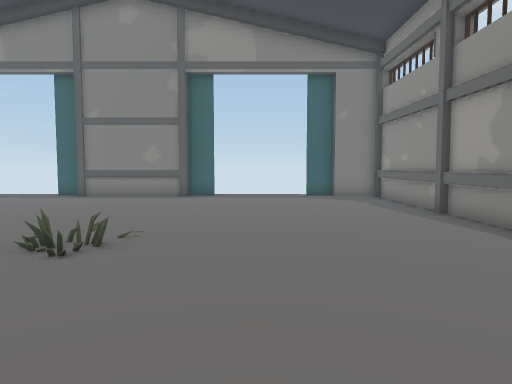
View 1 (above)

16 first-person views from a walk through a Unity game level. The camera is 1.2 m above the floor, tilts 4° down and sees 70° across. The floor is counted in squares, 1 m on a side. Each view is taken from the middle of a square. On the plan, view 1 faces up. The plan holds only what a view shows up to about 15 squares ahead; the rest is blank. The place goes on beyond the plan.

View 2
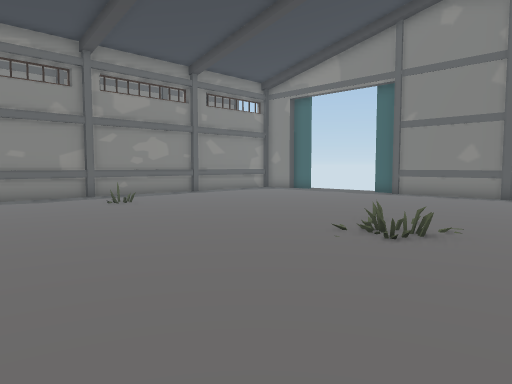

View 3
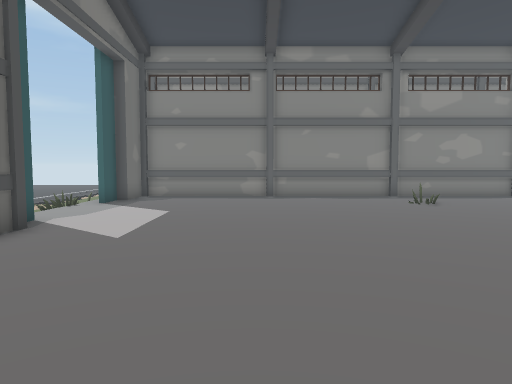

View 4
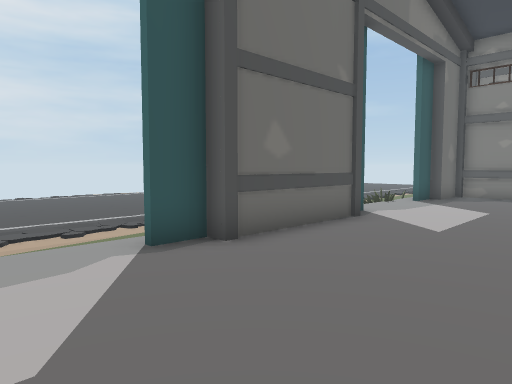

View 5
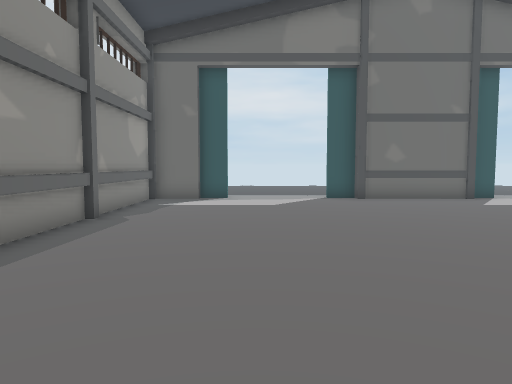

View 6
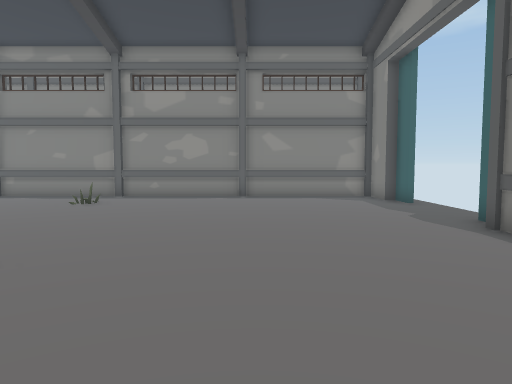

View 7
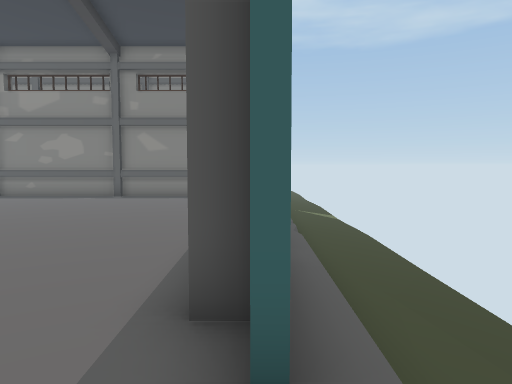

View 8
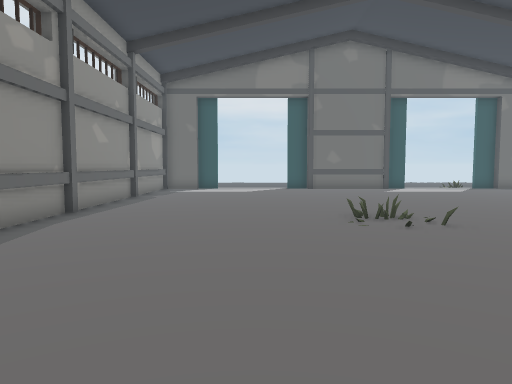

View 9
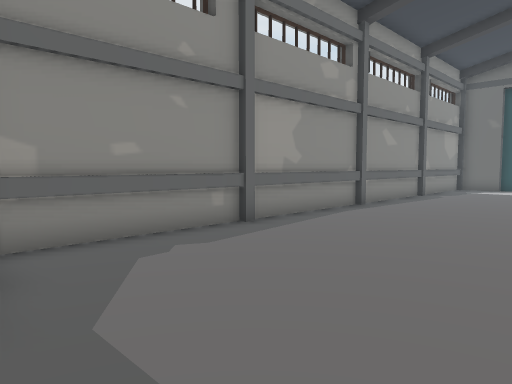

View 10
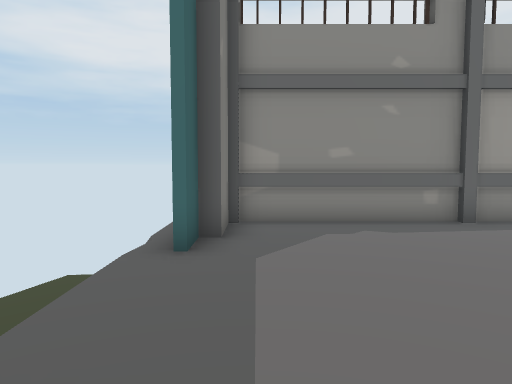

View 11
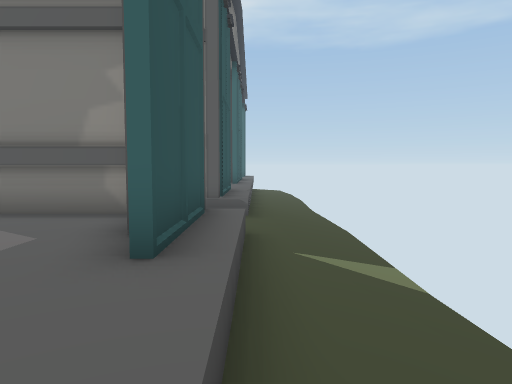

View 12
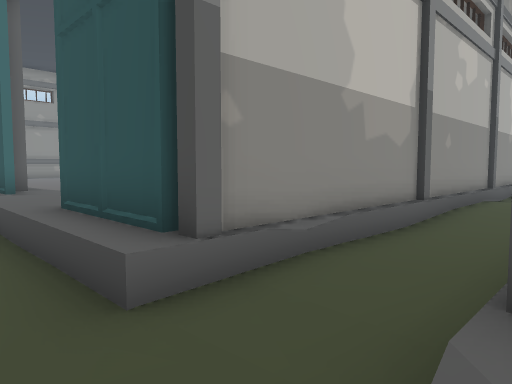

View 13
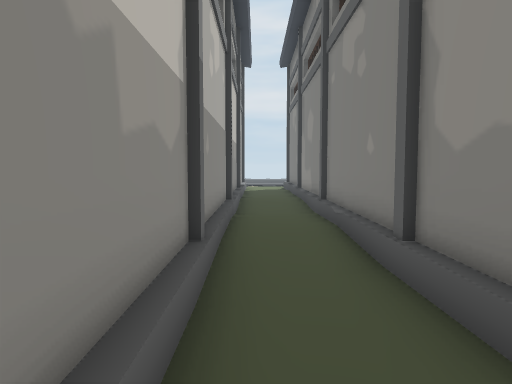

View 14
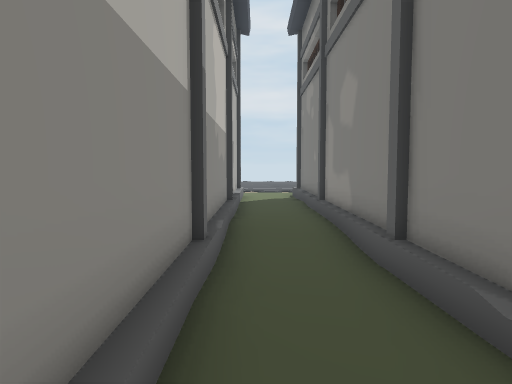

View 15
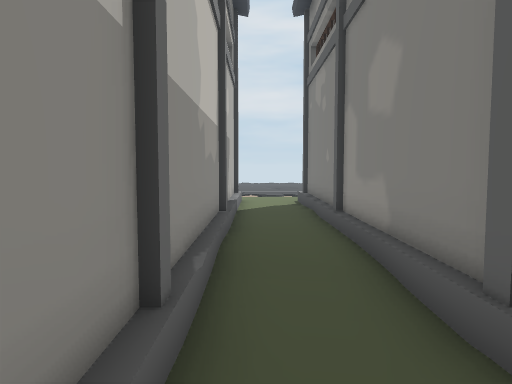

View 16
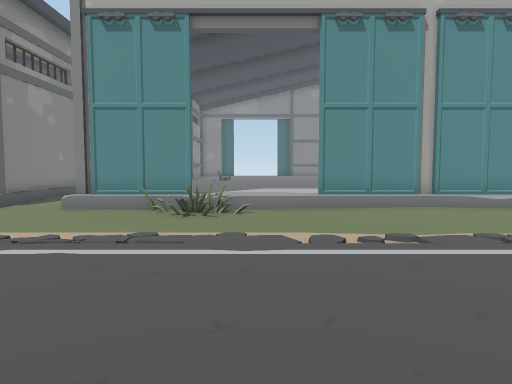

### Floor plan
Key: @ floor where view 1 was taken; # wall or solid block; . main floor; - floor 0.25 m lower than the main floor; _ floor 0.5 m lower than the main floor; < floor 0.75 m lower than the main floor; / step, stairs or slope.
Columns run from 18 left of view 1 to 5 right of it. Each row starts with its distance up from view 1.
 17 ________________   <<<
 16 /__//////////////___<<
 15 #-_####...#######....###
 14  --#...................#
 13  --#...................#
 12 #--#...................#
 11 #__#...................#
 10 #_-#...................#
  9 #--#...................#
  8 #--#...................#
  7 #--#...................#
  6 #--#...................#
  5 #--#...................#
  4 #__#...................#
  3 #--#...................#
  2 #--#...................#
  1 #--#...................#
  0 #--#..............@....#
 -1 #--#...................#
 -2 #--#...................#
 -3 #--#...................#
 -4 #--#...................#
 -5 #--#...................#
 -6 #--####...#######.../###
 -7 ---//////////////////
 -8  -__________-__
 -9   ________________
-10    _______________
-11     ______________
-12     --------------
-13      -------------
-14       ----- ------
-15       ----- -----
-16              ----
-17         -     ---
-18                --

Positions as (right, up) in squares from view 1, and headings:
1: (0, 0), facing up
2: (0, -1), facing up-left
3: (0, -1), facing left
4: (1, -1), facing down-left
5: (1, 8), facing down
6: (0, 10), facing left
7: (0, 15), facing left
8: (0, 14), facing down
9: (-1, 15), facing down-right
10: (-3, 14), facing right
11: (-9, 16), facing left
12: (-18, 17), facing down-right
13: (-16, 14), facing down
14: (-16, 9), facing down
15: (-16, 7), facing down
16: (-10, -17), facing up
